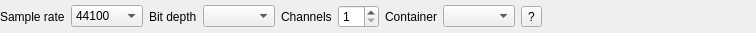
<?xml version="1.0" encoding="UTF-8"?>
<ui version="4.0">
    <class>WAVFormatChooserWidget</class>
    <widget class="QWidget" name="WAVFormatChooserWidget">
        <property name="geometry">
            <rect>
                <x>0</x>
                <y>0</y>
                <width>756</width>
                <height>33</height>
            </rect>
        </property>
        <layout class="QHBoxLayout" name="horizontalLayout">
            <property name="leftMargin">
                <number>0</number>
            </property>
            <property name="topMargin">
                <number>0</number>
            </property>
            <property name="rightMargin">
                <number>0</number>
            </property>
            <property name="bottomMargin">
                <number>0</number>
            </property>
            <item>
                <widget class="QLabel" name="label_8">
                    <property name="text">
                        <string>Sample rate</string>
                    </property>
                </widget>
            </item>
            <item>
                <widget class="QComboBox" name="sampleRateComboBox">
                    <property name="currentIndex">
                        <number>0</number>
                    </property>
                    <item>
                        <property name="text">
                            <string>44100</string>
                        </property>
                    </item>
                    <item>
                        <property name="text">
                            <string>48000</string>
                        </property>
                    </item>
                    <item>
                        <property name="text">
                            <string>96000</string>
                        </property>
                    </item>
                    <item>
                        <property name="text">
                            <string>11025</string>
                        </property>
                    </item>
                    <item>
                        <property name="text">
                            <string>22050</string>
                        </property>
                    </item>
                    <item>
                        <property name="text">
                            <string>88200</string>
                        </property>
                    </item>
                    <item>
                        <property name="text">
                            <string>192000</string>
                        </property>
                    </item>
                    <item>
                        <property name="text">
                            <string>384000</string>
                        </property>
                    </item>
                </widget>
            </item>
            <item>
                <widget class="QLabel" name="label_10">
                    <property name="text">
                        <string>Bit depth</string>
                    </property>
                </widget>
            </item>
            <item>
                <widget class="QComboBox" name="sampleTypeComboBox"/>
            </item>
            <item>
                <widget class="QLabel" name="label_9">
                    <property name="text">
                        <string>Channels</string>
                    </property>
                </widget>
            </item>
            <item>
                <widget class="QSpinBox" name="channelsSpinBox">
                    <property name="minimum">
                        <number>1</number>
                    </property>
                </widget>
            </item>
            <item>
                <widget class="QLabel" name="label_11">
                    <property name="text">
                        <string>Container</string>
                    </property>
                </widget>
            </item>
            <item>
                <widget class="QComboBox" name="containerFormatComboBox"/>
            </item>
            <item>
                <widget class="QToolButton" name="formatHelpButton">
                    <property name="text">
                        <string>?</string>
                    </property>
                    <property name="toolTip">
                        <string>Show WAV container format information</string>
                    </property>
                </widget>
            </item>
            <item>
                <spacer name="horizontalSpacer_3">
                    <property name="orientation">
                        <enum>Qt::Orientation::Horizontal</enum>
                    </property>
                    <property name="sizeHint" stdset="0">
                        <size>
                            <width>117</width>
                            <height>20</height>
                        </size>
                    </property>
                </spacer>
            </item>
        </layout>
    </widget>
    <resources/>
    <connections>
        <connection>
            <sender>formatHelpButton</sender>
            <signal>clicked()</signal>
            <receiver>WAVFormatChooserWidget</receiver>
            <slot>showFormatHelp()</slot>
            <hints>
                <hint type="sourcelabel">
                    <x>595</x>
                    <y>21</y>
                </hint>
                <hint type="destinationlabel">
                    <x>378</x>
                    <y>16</y>
                </hint>
            </hints>
        </connection>
    </connections>
    <slots>
        <slot>showFormatHelp()</slot>
    </slots>
</ui>
